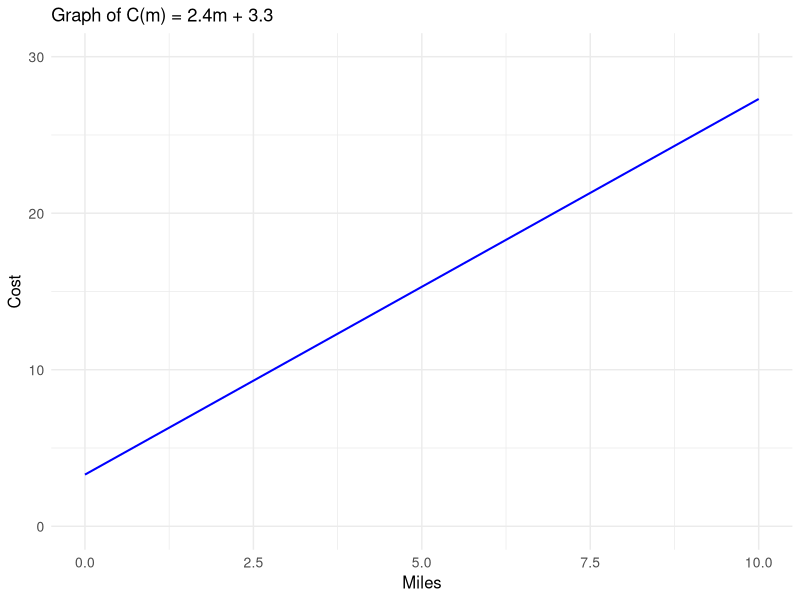
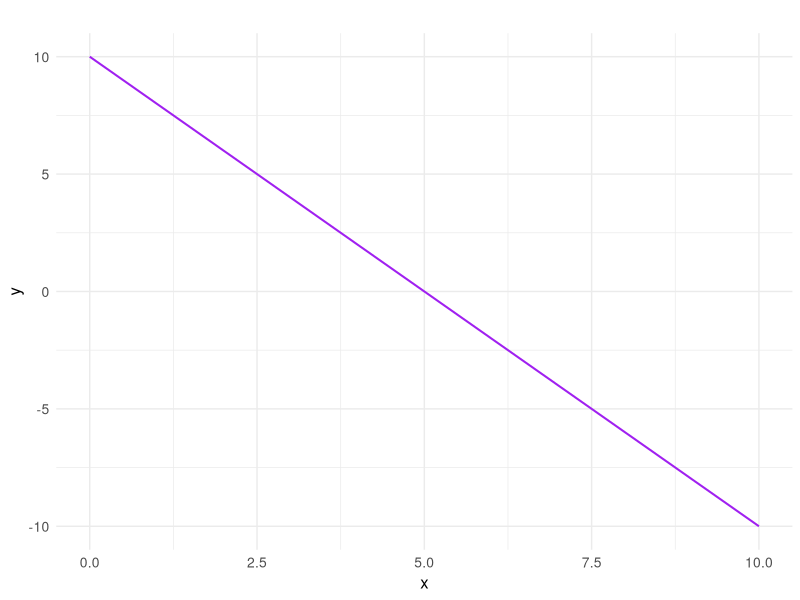

Generate these figures, in order, with R:
## ---- chunk 1
library(ggplot2)

# Generate x values
x <- seq(0, 10, by = 1)

# Create a data frame with x and y values
data <- data.frame(x = x, y = 2.4 * x + 3.3)

# Create the plot using ggplot with custom y scale
ggplot(data, aes(x, y)) +
  geom_line(color = "blue", linewidth = .7) +
  labs(x = "Miles", y = "Cost", title = "Graph of C(m) = 2.4m + 3.3") +
  scale_y_continuous(limits = c(0, 30)) +
  theme_minimal() +  # Apply a minimalistic theme
  theme(axis.title = element_text(size = 12),  # Adjust axis title font size
        axis.text = element_text(size = 10))   # Adjust axis label font size
## ---- chunk 2
library(ggplot2)

# Generate x values
x <- seq(0, 10, by = 1)

# Create a data frame with x and y values
data <- data.frame(x = x, y = 10-2 * x )

# Create the plot using ggplot with custom y scale
ggplot(data, aes(x, y)) +
  geom_line(color = "purple", linewidth = .7) +
  labs(x = "x", y = "y", title = "")  +
  theme_minimal() +  # Apply a minimalist theme
  theme(axis.title = element_text(size = 12),  # Adjust axis title font size
        axis.text = element_text(size = 10))   # Adjust axis label font size
